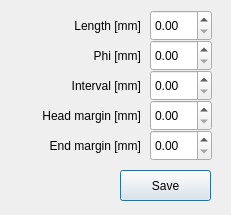
<?xml version="1.0" encoding="UTF-8"?>
<ui version="4.0">
 <class>dialog</class>
 <widget class="QDialog" name="dialog">
  <property name="geometry">
   <rect>
    <x>0</x>
    <y>0</y>
    <width>231</width>
    <height>215</height>
   </rect>
  </property>
  <property name="windowTitle">
   <string>dialog</string>
  </property>
  <widget class="QPushButton" name="pushButton">
   <property name="geometry">
    <rect>
     <x>120</x>
     <y>170</y>
     <width>91</width>
     <height>31</height>
    </rect>
   </property>
   <property name="text">
    <string>Save</string>
   </property>
  </widget>
  <widget class="QLabel" name="label">
   <property name="geometry">
    <rect>
     <x>10</x>
     <y>10</y>
     <width>131</width>
     <height>31</height>
    </rect>
   </property>
   <property name="text">
    <string>Length [mm]</string>
   </property>
   <property name="alignment">
    <set>Qt::AlignRight|Qt::AlignTrailing|Qt::AlignVCenter</set>
   </property>
  </widget>
  <widget class="QLabel" name="label_2">
   <property name="geometry">
    <rect>
     <x>10</x>
     <y>40</y>
     <width>131</width>
     <height>31</height>
    </rect>
   </property>
   <property name="text">
    <string>Phi [mm]</string>
   </property>
   <property name="alignment">
    <set>Qt::AlignRight|Qt::AlignTrailing|Qt::AlignVCenter</set>
   </property>
  </widget>
  <widget class="QLabel" name="label_3">
   <property name="geometry">
    <rect>
     <x>10</x>
     <y>70</y>
     <width>131</width>
     <height>31</height>
    </rect>
   </property>
   <property name="text">
    <string>Interval [mm]</string>
   </property>
   <property name="alignment">
    <set>Qt::AlignRight|Qt::AlignTrailing|Qt::AlignVCenter</set>
   </property>
  </widget>
  <widget class="QLabel" name="label_4">
   <property name="geometry">
    <rect>
     <x>10</x>
     <y>100</y>
     <width>131</width>
     <height>31</height>
    </rect>
   </property>
   <property name="text">
    <string>Head margin [mm]</string>
   </property>
   <property name="alignment">
    <set>Qt::AlignRight|Qt::AlignTrailing|Qt::AlignVCenter</set>
   </property>
  </widget>
  <widget class="QLabel" name="label_5">
   <property name="geometry">
    <rect>
     <x>10</x>
     <y>130</y>
     <width>131</width>
     <height>31</height>
    </rect>
   </property>
   <property name="text">
    <string>End margin [mm]</string>
   </property>
   <property name="alignment">
    <set>Qt::AlignRight|Qt::AlignTrailing|Qt::AlignVCenter</set>
   </property>
  </widget>
  <widget class="QDoubleSpinBox" name="doubleSpinBox">
   <property name="geometry">
    <rect>
     <x>150</x>
     <y>10</y>
     <width>62</width>
     <height>31</height>
    </rect>
   </property>
  </widget>
  <widget class="QDoubleSpinBox" name="doubleSpinBox_2">
   <property name="geometry">
    <rect>
     <x>150</x>
     <y>40</y>
     <width>62</width>
     <height>31</height>
    </rect>
   </property>
  </widget>
  <widget class="QDoubleSpinBox" name="doubleSpinBox_3">
   <property name="geometry">
    <rect>
     <x>150</x>
     <y>70</y>
     <width>62</width>
     <height>31</height>
    </rect>
   </property>
  </widget>
  <widget class="QDoubleSpinBox" name="doubleSpinBox_4">
   <property name="geometry">
    <rect>
     <x>150</x>
     <y>100</y>
     <width>62</width>
     <height>31</height>
    </rect>
   </property>
  </widget>
  <widget class="QDoubleSpinBox" name="doubleSpinBox_5">
   <property name="geometry">
    <rect>
     <x>150</x>
     <y>130</y>
     <width>62</width>
     <height>31</height>
    </rect>
   </property>
  </widget>
 </widget>
 <resources/>
 <connections/>
</ui>
